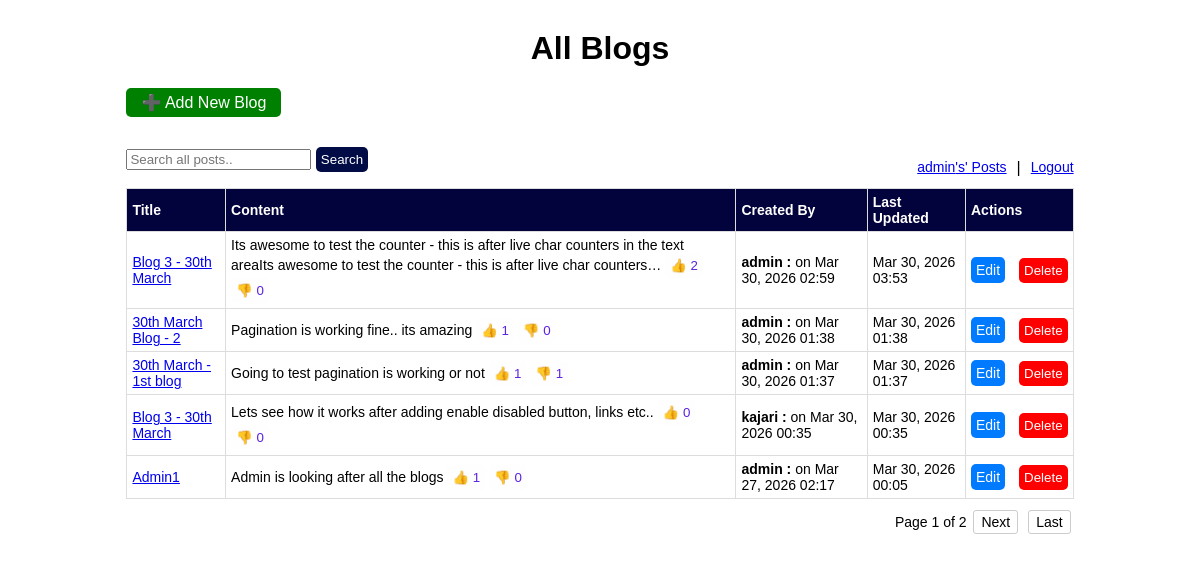
The app's page /home/ (signed in) with its own data.
### mainapp/models.py (models this page shows, shortened)
class Post (models.Model):
    title = models.CharField (max_length = 100, blank=False, null=False)
    content = models.TextField(max_length = 2000, blank=False, null=False)
    author = models.ForeignKey (User, on_delete=models.CASCADE, default=2)
    created_at = models.DateTimeField (auto_now_add=True)
    updated_at = models.DateTimeField (auto_now=True)
    likes = models.ManyToManyField (User, related_name='liked_posts', blank = True)
    dislikes = models.ManyToManyField (User, related_name='disliked_posts', blank = True)
    def total_likes (self):
        return self.likes.count()
    def total_dislikes (self):
        return self.dislikes.count()

### mainapp/views.py (the view)
# urls.py: 2. Add a URL to urlpatterns:  path('', views.home, name='home')
@login_required(login_url='login')
def home(request):
    query = request.GET.get ('q','').strip()
    posts = Post.objects.all().order_by('-updated_at')
    if query:
        posts = posts.filter (
            Q(title__icontains = query) |
            Q(content__icontains = query) |
            Q(author__username__icontains = query)
        ).order_by('-updated_at')
    page_obj = paginate_queryset (request, posts, per_page=5)
    posts_to_render = [] # initializing at the top
    for post in page_obj:
        if query:
            title = mark_safe(re.sub(
                        f"({re.escape(query)})",
                        r"<mark>\1</mark>",
                        post.title or "",
                        flags=re.IGNORECASE)
                    )
            content = mark_safe(re.sub(
                        f"({re.escape(query)})",
                        r"<mark>\1</mark>",
                        post.content or "",
                        flags=re.IGNORECASE)
                    )
            author = mark_safe(re.sub(
                    f"({re.escape(query)})",
                    r"<mark>\1</mark>",
                    post.author.username or "",
                    flags=re.IGNORECASE)
                )
        else:
            title = post.title
            content = post.content
            author = post.author.username
        posts_to_render.append({
            'post_obj': post,
            'title': title,
            'content':content,
            'author': author,
            'created_at' : post.created_at,
            'updated_at' : post.updated_at,
            'id' : post.id,
            'author_obj':post.author,
        })
    return render(request, 'mainapp/home.html', {
        'posts': posts_to_render,
        'query' :query,
        'page_obj':page_obj,
        'user' :request.user,
    })

### mainapp/views.py (called while the page is built)
def paginate_queryset (request, queryset, per_page=5):
    paginator = Paginator (queryset, per_page)
    page_number = request.GET.get ('page')
    page_obj = paginator.get_page (page_number)
    return page_obj

### mainapp/templates/mainapp/home.html (shortened to what this page needs)
<html>
    <head>
    </head>
    <body>
        <h1 style="text-align:center; margin-top:30px">All Blogs</h1>
        <div style="width:80%; margin:auto; margin-bottom:30px; text-align:left;">
                <a href="{% url 'create_post' %}" class = "addNewBlg-btn">
                ➕ Add New Blog
                </a>
        </div>
        <div style="width:80%; margin:auto; display:flex; justify-content:space-between; align-items:center;">
                <form method="GET" action="{% url 'home' %}" style="display:inline;">
                    <input type="text" name="q" placeholder="Search all posts.." value="{{ query }}">
                    <button type="submit" class = "search-btn">Search</button>
                </form>
                <div style="display:flex; gap: 10px;">
                    <a href="{% url 'dashboard' %}" style = "font-size: 14px;">{{ request.user.username }}'s' Posts</a> |
                    <a href="{% url 'logout' %}" style = "font-size: 14px;">Logout</a>
                </div>
            </div>
        <table>
            {% if posts %}
                <tr>
                    <th>Title</th>
                    <th>Content</th>
                    <th>Created By</th>
                    <th>Last Updated</th>
                    {% if request.user.is_superuser %}
                        <th>Actions</th>
                    {% endif %}
                </tr>
                {% for post in posts %}
                 <tr>
                    <td>
                        <a href = "{% url 'post_details' post.id %}">
                            {{ post.title | safe }}
                        </a>
                    </td>
                    <td>{{ post.content | truncatechars:150 | safe}}
                        <form action="{% url 'like_post' post.id %}" method="POST" style="display:inline;">
                            <button type="submit" class="like-btn">
                                👍 {{ post.post_obj.total_likes }}
                            </button>
                        </form>
                        <form action="{% url 'dislike_post' post.id %}" method="POST" style="display:inline;">
                            <button type="submit" class="dislike-btn">
                                👎 {{ post.post_obj.total_dislikes }}
                            </button>
                    </td>
                    <td><b>{{post.author| safe}} :</b> on
                        {{post.created_at|date:"M d, Y H:i"}}</td>
                    <td>{{post.updated_at|date:"M d, Y H:i"}}</td>
                    {% if request.user.is_superuser %}
                        <td style="white-space: nowrap;"><a href="{% url 'edit_post' post.id %}" class = "edit-btn">Edit</a>
                            <form method="POST" action="{% url 'delete_post' post.id %}" style="display:inline;">
                                <button type="submit">Delete</button>
                            </form>
                        </td>
                    {% endif %}
                    </tr>
                {% endfor %}
            {% else %}
                {% if query %}
                    <p style="text-align: center;">No results found for "{{ query }}"</p>
                {% else %}
                    <p>No posts available.</p>
                {% endif %}
            {% endif %}
        </table>
    {% if posts %}
        <div  class="pagination">
        <span>Page {{ page_obj.number }} of {{ page_obj.paginator.num_pages }}</span>
        {% if page_obj.has_next %}
            <a href="?page={{ page_obj.next_page_number }}{% if query %}&q={{ query }}{% endif %}">Next</a>
            <a href="?page={{ page_obj.paginator.num_pages }}{% if query %}&q={{ query }}{% endif %}">Last</a>
        {% endif %}
    {% endif %}
        </div>
    </Body>
</html>

### mainapp/templates/mainapp/home.html (style rules this page uses)
table { width: 80%; margin: auto; border-collapse: collapse; }
body { font-family: Arial, sans-serif; align-items: flex-start; }
th, td { border: 1px solid #ddd; padding: 5px; text-align: left; vertical-align: middle; font-size:14px; }
th { background-color: #02023d; color: white; }
.edit-btn { display: inline-block; padding: 5px 5px; background: #007bff; color: white; text-decoration: none; margin-right: 10px; border-radius: 5px; font-size: 14px; }
button { padding:5px 5px; background:red; color:white; border:none; border-radius:5px; }
.addNewBlg-btn { display:inline-block; padding:5px 15px; background:green; color:white; text-decoration:none; border-radius: 5px; }
.search-btn { display:inline-block; padding:5px 5px; background:rgb(1, 11, 70); color:white; text-decoration:none; border-radius: 5px; }
.pagination { width: 80%; margin: 10px auto; text-align: right; padding: 5px 0; font-size: 14px; }
.pagination a, .pagination strong { margin: 0 3px; padding: 3px 7px; text-decoration: none; border: 1px solid #ccc; border-radius: 3px; color: #000; font-size: 14px; }
.like-btn,.dislike-btn { color : white; display:inline; padding:5px 5px; background:#fefefe; color:rgb(92, 36, 224); text-decoration:none; border-radius: 5px; }

### records on screen
Post: title "Blog 3 - 30th March", content "Its awesome to test the counter - this is after live char counters in the text areaIts awesome to test the counter - this is after live char counters…", post_obj.total_likes "2", post_obj.total_dislikes "0", author "admin", created_at "Mar 30, 2026 02:59", updated_at "Mar 30, 2026 03:53"
Post: title "30th March Blog - 2", content "Pagination is working fine.. its amazing", post_obj.total_likes "1", post_obj.total_dislikes "0", author "admin", created_at "Mar 30, 2026 01:38", updated_at "Mar 30, 2026 01:38"
Post: title "30th March - 1st blog", content "Going to test pagination is working or not", post_obj.total_likes "1", post_obj.total_dislikes "1", author "admin", created_at "Mar 30, 2026 01:37", updated_at "Mar 30, 2026 01:37"
Post: title "Blog 3 - 30th March", content "Lets see how it works after adding enable disabled button, links etc..", post_obj.total_likes "0", post_obj.total_dislikes "0", author "kajari", created_at "Mar 30, 2026 00:35", updated_at "Mar 30, 2026 00:35"
Post: title "Admin1", content "Admin is looking after all the blogs", post_obj.total_likes "1", post_obj.total_dislikes "0", author "admin", created_at "Mar 27, 2026 02:17", updated_at "Mar 30, 2026 00:05"

### other values on screen
{{ request.user.username }} "admin"
{{ page_obj.number }} "1"
{{ page_obj.paginator.num_pages }} "2"
